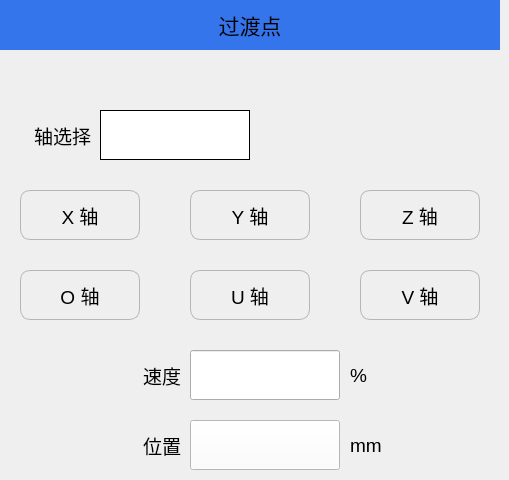
   <widget class="QWidget" name="page_23">
    <widget class="QLabel" name="label_36">
     <property name="geometry">
      <rect>
       <x>0</x>
       <y>0</y>
       <width>500</width>
       <height>50</height>
      </rect>
     </property>
     <property name="minimumSize">
      <size>
       <width>500</width>
       <height>50</height>
      </size>
     </property>
     <property name="maximumSize">
      <size>
       <width>500</width>
       <height>50</height>
      </size>
     </property>
     <property name="font">
      <font>
       <pointsize>16</pointsize>
      </font>
     </property>
     <property name="styleSheet">
      <string notr="true">QLabel{background-color:#3475EB;}</string>
     </property>
     <property name="text">
      <string>过渡点</string>
     </property>
     <property name="alignment">
      <set>Qt::AlignCenter</set>
     </property>
    </widget>
    <widget class="QLabel" name="label_273">
     <property name="geometry">
      <rect>
       <x>110</x>
       <y>350</y>
       <width>71</width>
       <height>51</height>
      </rect>
     </property>
     <property name="font">
      <font>
       <pointsize>14</pointsize>
      </font>
     </property>
     <property name="text">
      <string>速度</string>
     </property>
     <property name="alignment">
      <set>Qt::AlignRight|Qt::AlignTrailing|Qt::AlignVCenter</set>
     </property>
    </widget>
    <widget class="QPushButton" name="Btn_transPointZ">
     <property name="geometry">
      <rect>
       <x>360</x>
       <y>190</y>
       <width>120</width>
       <height>50</height>
      </rect>
     </property>
     <property name="minimumSize">
      <size>
       <width>120</width>
       <height>50</height>
      </size>
     </property>
     <property name="maximumSize">
      <size>
       <width>120</width>
       <height>50</height>
      </size>
     </property>
     <property name="font">
      <font>
       <pointsize>14</pointsize>
      </font>
     </property>
     <property name="styleSheet">
      <string notr="true">QPushButton
{
    border-style:solid; /*边框风格*/
    border-width:1px;/*边框宽度*/
    border-color:#B4B6BC; /*边框颜色*/
    border-radius:10px; /*边框倒角*/
}
QPushButton:pressed
{
    border-style:outset; /*边框风格*/
    background-color:qlineargradient(x1: 0, y1: 0, x2: 0, y2: 1, stop:0 #00befa, stop: 1 #0160ea);/*背景色*/
    border-width:1px;/*边框宽度*/
    border-color:#0055ff; /*边框颜色*/
    border-radius:10px; /*边框倒角*/
}</string>
     </property>
     <property name="text">
      <string>Z 轴</string>
     </property>
     <property name="iconSize">
      <size>
       <width>50</width>
       <height>50</height>
      </size>
     </property>
    </widget>
    <widget class="QPushButton" name="Btn_transPointO">
     <property name="geometry">
      <rect>
       <x>20</x>
       <y>270</y>
       <width>120</width>
       <height>50</height>
      </rect>
     </property>
     <property name="minimumSize">
      <size>
       <width>120</width>
       <height>50</height>
      </size>
     </property>
     <property name="maximumSize">
      <size>
       <width>120</width>
       <height>50</height>
      </size>
     </property>
     <property name="font">
      <font>
       <pointsize>14</pointsize>
      </font>
     </property>
     <property name="styleSheet">
      <string notr="true">QPushButton
{
    border-style:solid; /*边框风格*/
    border-width:1px;/*边框宽度*/
    border-color:#B4B6BC; /*边框颜色*/
    border-radius:10px; /*边框倒角*/
}
QPushButton:pressed
{
    border-style:outset; /*边框风格*/
    background-color:qlineargradient(x1: 0, y1: 0, x2: 0, y2: 1, stop:0 #00befa, stop: 1 #0160ea);/*背景色*/
    border-width:1px;/*边框宽度*/
    border-color:#0055ff; /*边框颜色*/
    border-radius:10px; /*边框倒角*/
}</string>
     </property>
     <property name="text">
      <string>O 轴</string>
     </property>
     <property name="iconSize">
      <size>
       <width>50</width>
       <height>50</height>
      </size>
     </property>
    </widget>
    <widget class="QLabel" name="label_274">
     <property name="geometry">
      <rect>
       <x>350</x>
       <y>420</y>
       <width>51</width>
       <height>51</height>
      </rect>
     </property>
     <property name="font">
      <font>
       <pointsize>14</pointsize>
      </font>
     </property>
     <property name="text">
      <string>mm</string>
     </property>
    </widget>
    <widget class="QLabel" name="label_275">
     <property name="geometry">
      <rect>
       <x>10</x>
       <y>110</y>
       <width>81</width>
       <height>51</height>
      </rect>
     </property>
     <property name="font">
      <font>
       <pointsize>14</pointsize>
      </font>
     </property>
     <property name="text">
      <string>轴选择</string>
     </property>
     <property name="alignment">
      <set>Qt::AlignRight|Qt::AlignTrailing|Qt::AlignVCenter</set>
     </property>
    </widget>
    <widget class="QPushButton" name="Btn_transPointX">
     <property name="geometry">
      <rect>
       <x>20</x>
       <y>190</y>
       <width>120</width>
       <height>50</height>
      </rect>
     </property>
     <property name="minimumSize">
      <size>
       <width>120</width>
       <height>50</height>
      </size>
     </property>
     <property name="maximumSize">
      <size>
       <width>120</width>
       <height>50</height>
      </size>
     </property>
     <property name="font">
      <font>
       <pointsize>14</pointsize>
      </font>
     </property>
     <property name="styleSheet">
      <string notr="true">QPushButton
{
    border-style:solid; /*边框风格*/
    border-width:1px;/*边框宽度*/
    border-color:#B4B6BC; /*边框颜色*/
    border-radius:10px; /*边框倒角*/
}
QPushButton:pressed
{
    border-style:outset; /*边框风格*/
    background-color:qlineargradient(x1: 0, y1: 0, x2: 0, y2: 1, stop:0 #00befa, stop: 1 #0160ea);/*背景色*/
    border-width:1px;/*边框宽度*/
    border-color:#0055ff; /*边框颜色*/
    border-radius:10px; /*边框倒角*/
}</string>
     </property>
     <property name="text">
      <string>X 轴</string>
     </property>
     <property name="iconSize">
      <size>
       <width>50</width>
       <height>50</height>
      </size>
     </property>
    </widget>
    <widget class="QPushButton" name="Btn_transPointU">
     <property name="geometry">
      <rect>
       <x>190</x>
       <y>270</y>
       <width>120</width>
       <height>50</height>
      </rect>
     </property>
     <property name="minimumSize">
      <size>
       <width>120</width>
       <height>50</height>
      </size>
     </property>
     <property name="maximumSize">
      <size>
       <width>120</width>
       <height>50</height>
      </size>
     </property>
     <property name="font">
      <font>
       <pointsize>14</pointsize>
      </font>
     </property>
     <property name="styleSheet">
      <string notr="true">QPushButton
{
    border-style:solid; /*边框风格*/
    border-width:1px;/*边框宽度*/
    border-color:#B4B6BC; /*边框颜色*/
    border-radius:10px; /*边框倒角*/
}
QPushButton:pressed
{
    border-style:outset; /*边框风格*/
    background-color:qlineargradient(x1: 0, y1: 0, x2: 0, y2: 1, stop:0 #00befa, stop: 1 #0160ea);/*背景色*/
    border-width:1px;/*边框宽度*/
    border-color:#0055ff; /*边框颜色*/
    border-radius:10px; /*边框倒角*/
}</string>
     </property>
     <property name="text">
      <string>U 轴</string>
     </property>
     <property name="iconSize">
      <size>
       <width>50</width>
       <height>50</height>
      </size>
     </property>
    </widget>
    <widget class="QPushButton" name="Btn_transPointY">
     <property name="geometry">
      <rect>
       <x>190</x>
       <y>190</y>
       <width>120</width>
       <height>50</height>
      </rect>
     </property>
     <property name="minimumSize">
      <size>
       <width>120</width>
       <height>50</height>
      </size>
     </property>
     <property name="maximumSize">
      <size>
       <width>120</width>
       <height>50</height>
      </size>
     </property>
     <property name="font">
      <font>
       <pointsize>14</pointsize>
      </font>
     </property>
     <property name="styleSheet">
      <string notr="true">QPushButton
{
    border-style:solid; /*边框风格*/
    border-width:1px;/*边框宽度*/
    border-color:#B4B6BC; /*边框颜色*/
    border-radius:10px; /*边框倒角*/
}
QPushButton:pressed
{
    border-style:outset; /*边框风格*/
    background-color:qlineargradient(x1: 0, y1: 0, x2: 0, y2: 1, stop:0 #00befa, stop: 1 #0160ea);/*背景色*/
    border-width:1px;/*边框宽度*/
    border-color:#0055ff; /*边框颜色*/
    border-radius:10px; /*边框倒角*/
}</string>
     </property>
     <property name="text">
      <string>Y 轴</string>
     </property>
     <property name="iconSize">
      <size>
       <width>50</width>
       <height>50</height>
      </size>
     </property>
    </widget>
    <widget class="QLineEdit" name="Edit_transPointSpeed">
     <property name="geometry">
      <rect>
       <x>190</x>
       <y>350</y>
       <width>150</width>
       <height>50</height>
      </rect>
     </property>
     <property name="minimumSize">
      <size>
       <width>150</width>
       <height>50</height>
      </size>
     </property>
     <property name="maximumSize">
      <size>
       <width>150</width>
       <height>50</height>
      </size>
     </property>
     <property name="font">
      <font>
       <pointsize>14</pointsize>
      </font>
     </property>
    </widget>
    <widget class="QPushButton" name="Btn_transPointV">
     <property name="geometry">
      <rect>
       <x>360</x>
       <y>270</y>
       <width>120</width>
       <height>50</height>
      </rect>
     </property>
     <property name="minimumSize">
      <size>
       <width>120</width>
       <height>50</height>
      </size>
     </property>
     <property name="maximumSize">
      <size>
       <width>120</width>
       <height>50</height>
      </size>
     </property>
     <property name="font">
      <font>
       <pointsize>14</pointsize>
      </font>
     </property>
     <property name="styleSheet">
      <string notr="true">QPushButton
{
    border-style:solid; /*边框风格*/
    border-width:1px;/*边框宽度*/
    border-color:#B4B6BC; /*边框颜色*/
    border-radius:10px; /*边框倒角*/
}
QPushButton:pressed
{
    border-style:outset; /*边框风格*/
    background-color:qlineargradient(x1: 0, y1: 0, x2: 0, y2: 1, stop:0 #00befa, stop: 1 #0160ea);/*背景色*/
    border-width:1px;/*边框宽度*/
    border-color:#0055ff; /*边框颜色*/
    border-radius:10px; /*边框倒角*/
}</string>
     </property>
     <property name="text">
      <string>V 轴</string>
     </property>
     <property name="iconSize">
      <size>
       <width>50</width>
       <height>50</height>
      </size>
     </property>
    </widget>
    <widget class="QLabel" name="label_276">
     <property name="geometry">
      <rect>
       <x>110</x>
       <y>420</y>
       <width>71</width>
       <height>51</height>
      </rect>
     </property>
     <property name="font">
      <font>
       <pointsize>14</pointsize>
      </font>
     </property>
     <property name="text">
      <string>位置</string>
     </property>
     <property name="alignment">
      <set>Qt::AlignRight|Qt::AlignTrailing|Qt::AlignVCenter</set>
     </property>
    </widget>
    <widget class="QLabel" name="label_277">
     <property name="geometry">
      <rect>
       <x>350</x>
       <y>350</y>
       <width>51</width>
       <height>51</height>
      </rect>
     </property>
     <property name="font">
      <font>
       <pointsize>14</pointsize>
      </font>
     </property>
     <property name="text">
      <string>%</string>
     </property>
    </widget>
    <widget class="QLabel" name="label_transPointSel">
     <property name="geometry">
      <rect>
       <x>100</x>
       <y>110</y>
       <width>150</width>
       <height>50</height>
      </rect>
     </property>
     <property name="minimumSize">
      <size>
       <width>150</width>
       <height>50</height>
      </size>
     </property>
     <property name="maximumSize">
      <size>
       <width>150</width>
       <height>50</height>
      </size>
     </property>
     <property name="font">
      <font>
       <pointsize>12</pointsize>
      </font>
     </property>
     <property name="styleSheet">
      <string notr="true">background-color:white;
border-style:solid; /*边框风格*/
border-width:1px;/*边框宽度*/
border-color:black; /*边框颜色*/
</string>
     </property>
     <property name="text">
      <string/>
     </property>
     <property name="alignment">
      <set>Qt::AlignCenter</set>
     </property>
    </widget>
    <widget class="QPushButton" name="Btn_transPointPos">
     <property name="geometry">
      <rect>
       <x>190</x>
       <y>420</y>
       <width>150</width>
       <height>50</height>
      </rect>
     </property>
     <property name="minimumSize">
      <size>
       <width>150</width>
       <height>50</height>
      </size>
     </property>
     <property name="maximumSize">
      <size>
       <width>150</width>
       <height>50</height>
      </size>
     </property>
     <property name="font">
      <font>
       <pointsize>14</pointsize>
      </font>
     </property>
     <property name="styleSheet">
      <string notr="true">background-color:white;</string>
     </property>
     <property name="text">
      <string/>
     </property>
    </widget>
   </widget>
